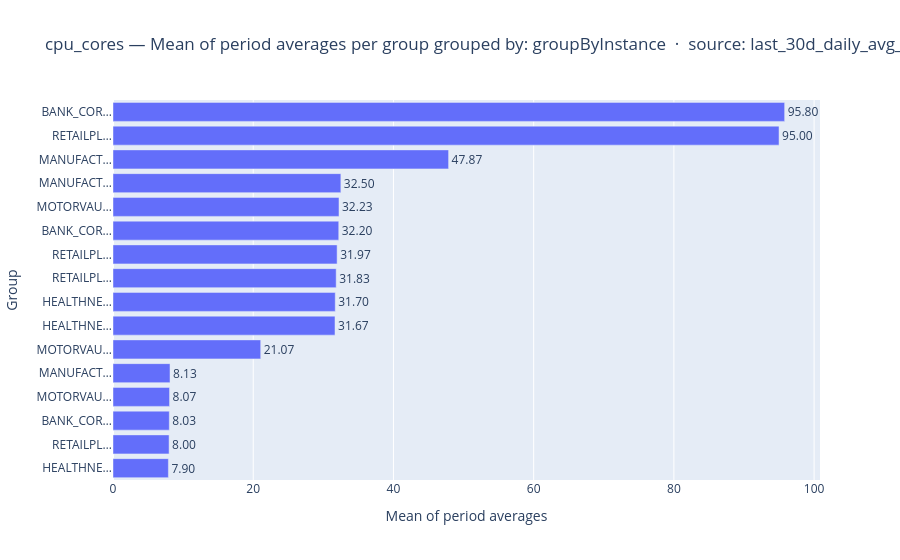

Source (notebook cell):
### Markdown cell above
### Chart Guide

**Purpose:** Ranks groups by total consumption across the full window at a glance.
The most direct answer to "who used the most?"

**Chart Attributes**

| | |
|---|---|
| **Chart type** | Horizontal bar chart |
| **X axis** | Total usage quantity (aggregation matches transform) |
| **Y axis** | Group label |
| **Bar label** | Exact value printed outside each bar |

**Insights:** A dominant bar means one group accounts for a disproportionate share.
Very short bars may indicate idle or newly provisioned groups.
> Showing the first dataset. To show all, change `ds = datasets[0]` to `for ds in datasets:`.

### Code cell
if fig_52 is not None:
    fig_52.show()

### Figure 1 — Plotly figure (JSON) as saved in the notebook; plotly's stock layout.template omitted (floating-point values rounded to 4 significant figures)
{"data": [{"cliponaxis": false, "customdata": [["HEALTHNET_ORG:HEALTH_RESEARCH:HEALTH_ML_TRAINING_INSTANCE"], ["RETAILPLEX_CO:RETAIL_ANALYTICS:RETAIL_ANALYTICS_INSTANCE"], ["BANK_CORP:BANK_DR:BANK_DR_FAILOVER_INSTANCE"], ["MOTORVAULT_INC:MOTOR_STAGING:MOTOR_STAGING_INSTANCE"], ["MANUFACT_WORKS:MANUFACT_EDGE:MANUFACT_EDGE_CLUSTER_INSTANCE"], ["MOTORVAULT_INC:MOTOR_PROD:MOTOR_EV_CONFIGURATOR_INSTANCE"], ["HEALTHNET_ORG:HEALTH_CLINICAL:HEALTH_PATIENT_DATA_INSTANCE"], ["HEALTHNET_ORG:HEALTH_CLINICAL:HEALTH_IMAGING_INSTANCE"], ["RETAILPLEX_CO:RETAIL_PROD:RETAIL_RECOMMENDATIONS_INSTANCE"], ["RETAILPLEX_CO:RETAIL_PROD:RETAIL_INVENTORY_INSTANCE"], ["BANK_CORP:BANK_PROD:BANK_RISK_ENGINE_INSTANCE"], ["MOTORVAULT_INC:MOTOR_PROD:MOTOR_PARTS_CATALOG_INSTANCE"], ["MANUFACT_WORKS:MANUFACT_PLANT_OPS:MANUFACT_SCADA_INSTANCE"], ["MANUFACT_WORKS:MANUFACT_PLANT_OPS:MANUFACT_IOT_GATEWAY_INSTANCE"], ["RETAILPLEX_CO:RETAIL_PROD:RETAIL_STOREFRONT_INSTANCE"], ["BANK_CORP:BANK_PROD:BANK_CORE_BANKING_INSTANCE"]], "hovertemplate": "<b>%{customdata[0]}</b><br>Mean of period averages: %{x:,.2f}<extra></extra>", "legendgroup": "", "marker": {"color": "#636efa", "pattern": {"shape": ""}}, "name": "", "orientation": "h", "showlegend": false, "text": [7.9, 8.0, 8.033, 8.067, 8.133, 21.07, 31.67, 31.7, 31.83, 31.97, 32.2, 32.23, 32.5, 47.87, 95.0, 95.8], "textposition": "outside", "texttemplate": "%{text:.2f}", "type": "bar", "x": [7.9, 8.0, 8.033, 8.067, 8.133, 21.07, 31.67, 31.7, 31.83, 31.97, 32.2, 32.23, 32.5, 47.87, 95.0, 95.8], "xaxis": "x", "y": ["HEALTHNET_ORG:HEALTH_RESEARCH:HEALTH_ML_TRAINING_INSTANCE", "RETAILPLEX_CO:RETAIL_ANALYTICS:RETAIL_ANALYTICS_INSTANCE", "BANK_CORP:BANK_DR:BANK_DR_FAILOVER_INSTANCE", "MOTORVAULT_INC:MOTOR_STAGING:MOTOR_STAGING_INSTANCE", "MANUFACT_WORKS:MANUFACT_EDGE:MANUFACT_EDGE_CLUSTER_INSTANCE", "MOTORVAULT_INC:MOTOR_PROD:MOTOR_EV_CONFIGURATOR_INSTANCE", "HEALTHNET_ORG:HEALTH_CLINICAL:HEALTH_PATIENT_DATA_INSTANCE", "HEALTHNET_ORG:HEALTH_CLINICAL:HEALTH_IMAGING_INSTANCE", "RETAILPLEX_CO:RETAIL_PROD:RETAIL_RECOMMENDATIONS_INSTANCE", "RETAILPLEX_CO:RETAIL_PROD:RETAIL_INVENTORY_INSTANCE", "BANK_CORP:BANK_PROD:BANK_RISK_ENGINE_INSTANCE", "MOTORVAULT_INC:MOTOR_PROD:MOTOR_PARTS_CATALOG_INSTANCE", "MANUFACT_WORKS:MANUFACT_PLANT_OPS:MANUFACT_SCADA_INSTANCE", "MANUFACT_WORKS:MANUFACT_PLANT_OPS:MANUFACT_IOT_GATEWAY_INSTANCE", "RETAILPLEX_CO:RETAIL_PROD:RETAIL_STOREFRONT_INSTANCE", "BANK_CORP:BANK_PROD:BANK_CORE_BANKING_INSTANCE"], "yaxis": "y"}], "layout": {"barmode": "relative", "legend": {"tracegroupgap": 0}, "title": {"text": "cpu_cores — Mean of period averages per group\ngrouped by: groupByInstance  ·  source: last_30d_daily_avg_cpu_cores_by_instance"}, "xaxis": {"anchor": "y", "domain": [0, 1], "title": {"text": "Mean of period averages"}}, "yaxis": {"anchor": "x", "domain": [0, 1], "ticktext": ["HEALTHNE…", "RETAILPL…", "BANK_COR…", "MOTORVAU…", "MANUFACT…", "MOTORVAU…", "HEALTHNE…", "HEALTHNE…", "RETAILPL…", "RETAILPL…", "BANK_COR…", "MOTORVAU…", "MANUFACT…", "MANUFACT…", "RETAILPL…", "BANK_COR…"], "tickvals": ["HEALTHNET_ORG:HEALTH_RESEARCH:HEALTH_ML_TRAINING_INSTANCE", "RETAILPLEX_CO:RETAIL_ANALYTICS:RETAIL_ANALYTICS_INSTANCE", "BANK_CORP:BANK_DR:BANK_DR_FAILOVER_INSTANCE", "MOTORVAULT_INC:MOTOR_STAGING:MOTOR_STAGING_INSTANCE", "MANUFACT_WORKS:MANUFACT_EDGE:MANUFACT_EDGE_CLUSTER_INSTANCE", "MOTORVAULT_INC:MOTOR_PROD:MOTOR_EV_CONFIGURATOR_INSTANCE", "HEALTHNET_ORG:HEALTH_CLINICAL:HEALTH_PATIENT_DATA_INSTANCE", "HEALTHNET_ORG:HEALTH_CLINICAL:HEALTH_IMAGING_INSTANCE", "RETAILPLEX_CO:RETAIL_PROD:RETAIL_RECOMMENDATIONS_INSTANCE", "RETAILPLEX_CO:RETAIL_PROD:RETAIL_INVENTORY_INSTANCE", "BANK_CORP:BANK_PROD:BANK_RISK_ENGINE_INSTANCE", "MOTORVAULT_INC:MOTOR_PROD:MOTOR_PARTS_CATALOG_INSTANCE", "MANUFACT_WORKS:MANUFACT_PLANT_OPS:MANUFACT_SCADA_INSTANCE", "MANUFACT_WORKS:MANUFACT_PLANT_OPS:MANUFACT_IOT_GATEWAY_INSTANCE", "RETAILPLEX_CO:RETAIL_PROD:RETAIL_STOREFRONT_INSTANCE", "BANK_CORP:BANK_PROD:BANK_CORE_BANKING_INSTANCE"], "title": {"text": "Group"}}}}
